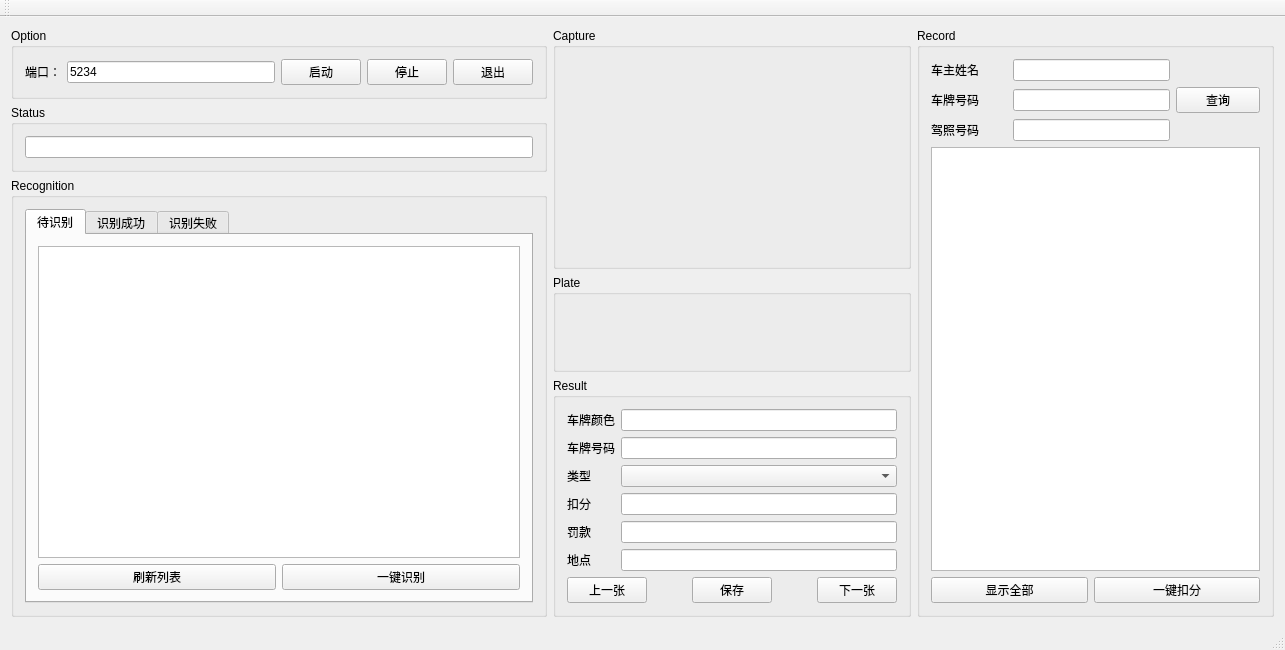
<?xml version="1.0" encoding="UTF-8"?>
<ui version="4.0">
 <class>MainWindow</class>
 <widget class="QMainWindow" name="MainWindow">
  <property name="geometry">
   <rect>
    <x>0</x>
    <y>0</y>
    <width>1285</width>
    <height>650</height>
   </rect>
  </property>
  <property name="minimumSize">
   <size>
    <width>1285</width>
    <height>650</height>
   </size>
  </property>
  <property name="windowTitle">
   <string>MainWindow</string>
  </property>
  <widget class="QWidget" name="centralWidget">
   <layout class="QGridLayout" name="gridLayout_11">
    <item row="0" column="0">
     <layout class="QHBoxLayout" name="mainLayout" stretch="3,2,2">
      <item>
       <layout class="QVBoxLayout" name="left" stretch="1,1,8">
        <item>
         <widget class="QGroupBox" name="optionBox">
          <property name="title">
           <string>Option</string>
          </property>
          <layout class="QGridLayout" name="gridLayout_2">
           <item row="0" column="0">
            <layout class="QHBoxLayout" name="horizontalLayout">
             <item>
              <widget class="QLabel" name="portLabel">
               <property name="text">
                <string>端口：</string>
               </property>
              </widget>
             </item>
             <item>
              <widget class="QLineEdit" name="portEdit">
               <property name="text">
                <string>5234</string>
               </property>
              </widget>
             </item>
             <item>
              <widget class="QPushButton" name="startService">
               <property name="text">
                <string>启动</string>
               </property>
              </widget>
             </item>
             <item>
              <widget class="QPushButton" name="stopService">
               <property name="text">
                <string>停止</string>
               </property>
              </widget>
             </item>
             <item>
              <widget class="QPushButton" name="logout">
               <property name="text">
                <string>退出</string>
               </property>
              </widget>
             </item>
            </layout>
           </item>
          </layout>
         </widget>
        </item>
        <item>
         <widget class="QGroupBox" name="statusBox">
          <property name="title">
           <string>Status</string>
          </property>
          <layout class="QGridLayout" name="gridLayout_4">
           <item row="0" column="0">
            <widget class="QLineEdit" name="statusEdit"/>
           </item>
          </layout>
         </widget>
        </item>
        <item>
         <widget class="QGroupBox" name="recognitonBox">
          <property name="title">
           <string>Recognition</string>
          </property>
          <layout class="QGridLayout" name="gridLayout_3">
           <item row="0" column="0">
            <widget class="QTabWidget" name="tabWidget">
             <property name="currentIndex">
              <number>0</number>
             </property>
             <widget class="QWidget" name="tab">
              <attribute name="title">
               <string>待识别</string>
              </attribute>
              <layout class="QGridLayout" name="gridLayout">
               <item row="1" column="0">
                <widget class="QPushButton" name="refreshUnrec">
                 <property name="text">
                  <string>刷新列表</string>
                 </property>
                </widget>
               </item>
               <item row="1" column="1">
                <widget class="QPushButton" name="recognizeAll">
                 <property name="text">
                  <string>一键识别</string>
                 </property>
                </widget>
               </item>
               <item row="0" column="0" colspan="2">
                <widget class="QTableView" name="unrecTableView"/>
               </item>
              </layout>
             </widget>
             <widget class="QWidget" name="tab_2">
              <attribute name="title">
               <string>识别成功</string>
              </attribute>
              <layout class="QGridLayout" name="gridLayout_8">
               <item row="0" column="0" colspan="2">
                <widget class="QTableView" name="successTableView"/>
               </item>
               <item row="1" column="0">
                <widget class="QPushButton" name="refreshSuccess">
                 <property name="text">
                  <string>刷新列表</string>
                 </property>
                </widget>
               </item>
               <item row="1" column="1">
                <widget class="QPushButton" name="submitSuccess">
                 <property name="text">
                  <string>一键提交</string>
                 </property>
                </widget>
               </item>
              </layout>
             </widget>
             <widget class="QWidget" name="tab_3">
              <attribute name="title">
               <string>识别失败</string>
              </attribute>
              <layout class="QGridLayout" name="gridLayout_9">
               <item row="1" column="0">
                <widget class="QPushButton" name="refreshFail">
                 <property name="text">
                  <string>刷新列表</string>
                 </property>
                </widget>
               </item>
               <item row="1" column="1">
                <widget class="QPushButton" name="deleteFail">
                 <property name="text">
                  <string>一键删除</string>
                 </property>
                </widget>
               </item>
               <item row="0" column="0" colspan="2">
                <widget class="QTableView" name="failTableView"/>
               </item>
              </layout>
             </widget>
            </widget>
           </item>
          </layout>
         </widget>
        </item>
       </layout>
      </item>
      <item>
       <layout class="QVBoxLayout" name="middle" stretch="5,2,3">
        <item>
         <widget class="QGroupBox" name="captureBox">
          <property name="title">
           <string>Capture</string>
          </property>
          <layout class="QGridLayout" name="gridLayout_5">
           <item row="0" column="0">
            <widget class="QLabel" name="sourceLabel">
             <property name="sizePolicy">
              <sizepolicy hsizetype="Expanding" vsizetype="Expanding">
               <horstretch>0</horstretch>
               <verstretch>0</verstretch>
              </sizepolicy>
             </property>
             <property name="text">
              <string/>
             </property>
             <property name="scaledContents">
              <bool>true</bool>
             </property>
            </widget>
           </item>
          </layout>
         </widget>
        </item>
        <item>
         <widget class="QGroupBox" name="plateBox">
          <property name="maximumSize">
           <size>
            <width>16777215</width>
            <height>16777215</height>
           </size>
          </property>
          <property name="title">
           <string>Plate</string>
          </property>
          <layout class="QGridLayout" name="gridLayout_6">
           <item row="0" column="0">
            <widget class="QLabel" name="resultLabel">
             <property name="text">
              <string/>
             </property>
             <property name="scaledContents">
              <bool>true</bool>
             </property>
            </widget>
           </item>
          </layout>
         </widget>
        </item>
        <item>
         <widget class="QGroupBox" name="resultBox">
          <property name="title">
           <string>Result</string>
          </property>
          <layout class="QGridLayout" name="gridLayout_7">
           <item row="0" column="1">
            <widget class="QLineEdit" name="plateColorEdit"/>
           </item>
           <item row="2" column="0">
            <widget class="QLabel" name="type">
             <property name="text">
              <string>类型</string>
             </property>
            </widget>
           </item>
           <item row="0" column="0">
            <widget class="QLabel" name="plateColor">
             <property name="text">
              <string>车牌颜色</string>
             </property>
            </widget>
           </item>
           <item row="1" column="0">
            <widget class="QLabel" name="plateStr">
             <property name="text">
              <string>车牌号码</string>
             </property>
            </widget>
           </item>
           <item row="5" column="1">
            <widget class="QLineEdit" name="locationEdit"/>
           </item>
           <item row="2" column="1">
            <widget class="QComboBox" name="typeBox"/>
           </item>
           <item row="1" column="1">
            <widget class="QLineEdit" name="plateStrEdit"/>
           </item>
           <item row="5" column="0">
            <widget class="QLabel" name="location">
             <property name="text">
              <string>地点</string>
             </property>
            </widget>
           </item>
           <item row="3" column="0">
            <widget class="QLabel" name="points">
             <property name="text">
              <string>扣分</string>
             </property>
            </widget>
           </item>
           <item row="6" column="0" colspan="2">
            <layout class="QHBoxLayout" name="horizontalLayout_2">
             <item>
              <widget class="QPushButton" name="lastRec">
               <property name="text">
                <string>上一张</string>
               </property>
              </widget>
             </item>
             <item>
              <spacer name="spacer1">
               <property name="orientation">
                <enum>Qt::Horizontal</enum>
               </property>
               <property name="sizeHint" stdset="0">
                <size>
                 <width>40</width>
                 <height>20</height>
                </size>
               </property>
              </spacer>
             </item>
             <item>
              <widget class="QPushButton" name="saveResult">
               <property name="text">
                <string>保存</string>
               </property>
              </widget>
             </item>
             <item>
              <spacer name="spacer2">
               <property name="orientation">
                <enum>Qt::Horizontal</enum>
               </property>
               <property name="sizeHint" stdset="0">
                <size>
                 <width>40</width>
                 <height>20</height>
                </size>
               </property>
              </spacer>
             </item>
             <item>
              <widget class="QPushButton" name="nextRec">
               <property name="text">
                <string>下一张</string>
               </property>
              </widget>
             </item>
            </layout>
           </item>
           <item row="4" column="0">
            <widget class="QLabel" name="fine">
             <property name="text">
              <string>罚款</string>
             </property>
            </widget>
           </item>
           <item row="4" column="1">
            <widget class="QLineEdit" name="fineEdit"/>
           </item>
           <item row="3" column="1">
            <widget class="QLineEdit" name="pointsEdit"/>
           </item>
          </layout>
         </widget>
        </item>
       </layout>
      </item>
      <item>
       <layout class="QVBoxLayout" name="right">
        <item>
         <widget class="QGroupBox" name="groupBox">
          <property name="title">
           <string>Record</string>
          </property>
          <layout class="QGridLayout" name="gridLayout_10">
           <item row="3" column="0" colspan="4">
            <widget class="QTableView" name="recordTableView"/>
           </item>
           <item row="0" column="0">
            <widget class="QLabel" name="carowner">
             <property name="text">
              <string>车主姓名</string>
             </property>
            </widget>
           </item>
           <item row="1" column="0">
            <widget class="QLabel" name="platenum">
             <property name="text">
              <string>车牌号码</string>
             </property>
            </widget>
           </item>
           <item row="0" column="3">
            <spacer name="spacer3">
             <property name="orientation">
              <enum>Qt::Horizontal</enum>
             </property>
             <property name="sizeType">
              <enum>QSizePolicy::Minimum</enum>
             </property>
             <property name="sizeHint" stdset="0">
              <size>
               <width>84</width>
               <height>20</height>
              </size>
             </property>
            </spacer>
           </item>
           <item row="0" column="1" colspan="2">
            <widget class="QLineEdit" name="carownerEdit"/>
           </item>
           <item row="1" column="1" colspan="2">
            <widget class="QLineEdit" name="platenumEdit"/>
           </item>
           <item row="2" column="1" colspan="2">
            <widget class="QLineEdit" name="idcardEdit"/>
           </item>
           <item row="2" column="3">
            <spacer name="spacer4">
             <property name="orientation">
              <enum>Qt::Horizontal</enum>
             </property>
             <property name="sizeType">
              <enum>QSizePolicy::Minimum</enum>
             </property>
             <property name="sizeHint" stdset="0">
              <size>
               <width>84</width>
               <height>20</height>
              </size>
             </property>
            </spacer>
           </item>
           <item row="2" column="0">
            <widget class="QLabel" name="idcard">
             <property name="text">
              <string>驾照号码</string>
             </property>
            </widget>
           </item>
           <item row="1" column="3">
            <widget class="QPushButton" name="searchRecord">
             <property name="text">
              <string>查询</string>
             </property>
            </widget>
           </item>
           <item row="5" column="0" colspan="2">
            <widget class="QPushButton" name="initRecordTable">
             <property name="text">
              <string>显示全部</string>
             </property>
            </widget>
           </item>
           <item row="5" column="2" colspan="2">
            <widget class="QPushButton" name="doDeduction">
             <property name="text">
              <string>一键扣分</string>
             </property>
            </widget>
           </item>
          </layout>
         </widget>
        </item>
       </layout>
      </item>
     </layout>
    </item>
   </layout>
  </widget>
  <widget class="QMenuBar" name="menuBar">
   <property name="geometry">
    <rect>
     <x>0</x>
     <y>0</y>
     <width>1285</width>
     <height>23</height>
    </rect>
   </property>
  </widget>
  <widget class="QToolBar" name="mainToolBar">
   <attribute name="toolBarArea">
    <enum>TopToolBarArea</enum>
   </attribute>
   <attribute name="toolBarBreak">
    <bool>false</bool>
   </attribute>
  </widget>
  <widget class="QStatusBar" name="statusBar"/>
 </widget>
 <layoutdefault spacing="6" margin="11"/>
 <resources/>
 <connections/>
</ui>
